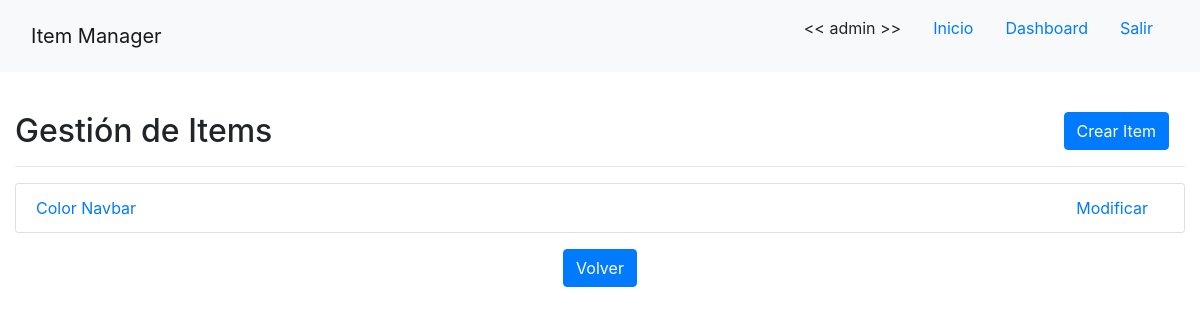
The app's page /item/ (signed in), older data.
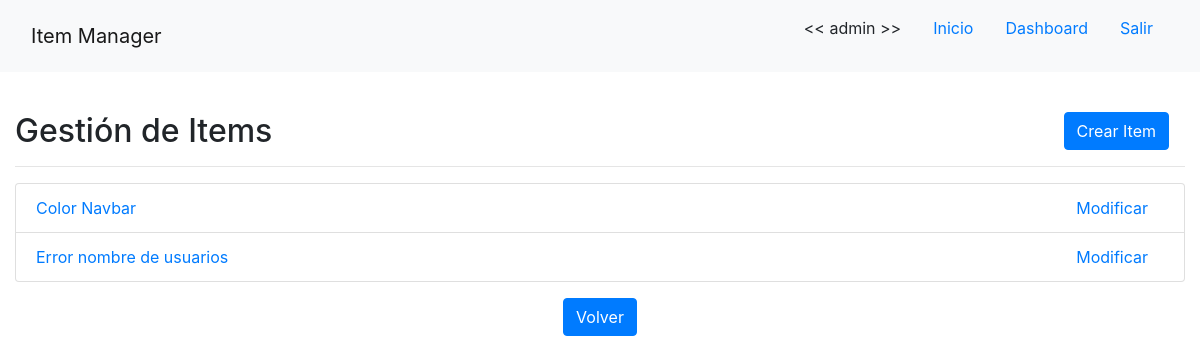
The same page, newer data.
### app/models/item.py (models this page shows, shortened)
class Item(models.Model):
    proyecto = models.ForeignKey(Proyecto, verbose_name='proyecto', on_delete=models.PROTECT)
    nombre = models.CharField(verbose_name='nombre', max_length=255, unique=True)
    detalle = models.CharField(verbose_name='detalle', max_length=255)
    creacion = models.DateTimeField(verbose_name='fecha de creacion', auto_now_add=True, max_length=255)
    tipo = models.ForeignKey(TipoItem, verbose_name='tipo', on_delete=models.PROTECT)
    estado = models.ForeignKey(EstadoItem, verbose_name='estado', default=1, on_delete=models.PROTECT)
    responsable = models.ForeignKey(User, verbose_name='responsable', related_name="controla", on_delete=models.PROTECT)
    desarrolladores = models.ManyToManyField(User, verbose_name='desarrolladores', related_name="trabaja")

### app/views/item.py (the view)
# urls.py: path('item/', ItemListView.as_view(), name='item-list'),
class ItemListView(LoginRequiredMixin, ListView):
    template_name = 'app/item_list.html'
    model = Item
    queryset = Item.objects.order_by('nombre')

### app/templates/app/item_list.html (shortened to what this page needs)
{% extends 'base.html' %}
{% load crispy_forms_tags %}
{% block content %}
    {% if user.is_staff %}
    <br>
    <h2>Gestión de Items
    <div class="float-right"><a class="btn btn-primary mx-3 float-right" href="{% url 'item-create' %}">Crear Item</a></div>
    </h2>
    <hr>
    <ul class="list-group">
        {% for item in object_list %}
            <li class="list-group-item">
                <a href="{% url 'item-detail' item.id %}">
                    <div class="float-left">{{ item.nombre }}</div>
                </a>
                <div>
                    <a class="mx-3 float-right" href="{% url 'item-update' item.id %}">Modificar</a>
                </div>
            </li>
        {% endfor %}
    </ul>
    <div class="text-center mt-3">
        <a class="btn btn-primary" href="{% url 'dashboard' %}">Volver</a>
    </div>
    {% else %}
        <br>
        <h2>No tiene los permisos necesarios para ver esta página!</h2>
        <a class="btn btn-primary" href="{% url 'home' %}">Volver al Inicio</a>
    {% endif %}
{% endblock %}

Row changes from the older to the newer data that the page shows:
added Item: nombre "Error nombre de usuarios"
